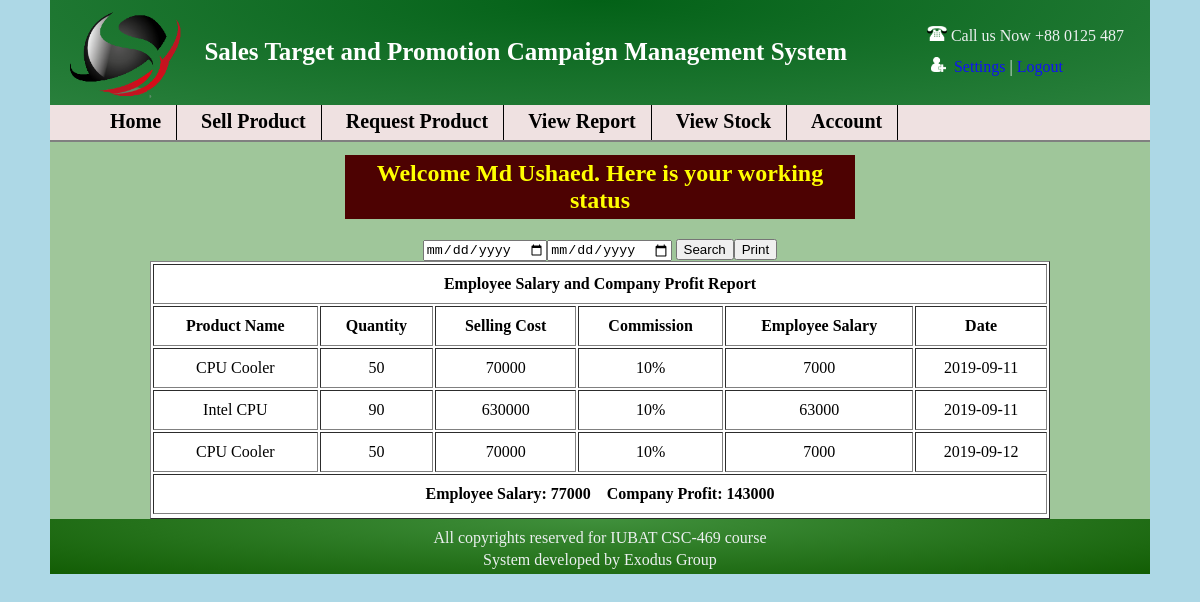
/employeeview.php (signed in), run on the app's committed database.
### tables this page shows
CREATE TABLE IF NOT EXISTS `profit_report` (
  `r_id` int(11) NOT NULL AUTO_INCREMENT,
  `product_name` varchar(50) NOT NULL,
  `quantity` varchar(50) NOT NULL,
  `buying_cost` varchar(50) NOT NULL,
  `selling_cost` varchar(50) NOT NULL,
  `employee_commission` varchar(50) NOT NULL,
  `employee_salary` varchar(50) NOT NULL,
  `profit` varchar(50) NOT NULL,
  `employee_name` varchar(50) NOT NULL,
  `sell_time` varchar(100) NOT NULL,
  PRIMARY KEY (`r_id`)
);

### employeeview.php (the view, shortened to what this page needs)
<?php
if(isset($_SESSION['username']))
{
	$name=$_SESSION['name'];
}
else{
	header("location:login.php");
}
?>
<!Doctype html>
<html>
<head lang="en">
	<link rel="stylesheet" type="text/css" href="first.css"/>
</head>
<body>
	<div id="body_part">
		<?php include "managerheader.php";?>
		<nav id="nav_bar">
			<ul>
				<li><a href="employeeindex.php">Home</a></li>
				<li><a href="sellproduct.php">Sell Product</a></li>
				<li><a href="employeeindex.php">Request Product</a></li>
				<li><a href="employeeview.php">View Report</a></li>
				<li><a href="employeeindex.php">View Stock</a></li>
				<li><a href="employeeindex.php">Account</a></li>
			</ul>
		</nav>
		<div id="manager_body">
		<center>
			<h2 id="manager_h2">Welcome <?php echo "$name";?>. Here is your working status<h2>
		</center>
		<center><form action="employeeview.php" method="post">
						<input type="date" name="date1"/><input type="date" name="date2"/>
						<input type="submit" name="search" value="Search"/><input type = "button" value = "Print" onclick = "window.print()" />
		</form></center>
		<center><?php
			include "connection.php";
	if(isset($_POST['search']))
	{
	$date1=$_POST['date1'];
	$date2=$_POST['date2'];
	$result=mysqli_query($con, "select * from profit_report where employee_name = '$name' and sell_time between '$date1' and '$date2'");
	$query = "SELECT * FROM profit_report where employee_name = '$name' and sell_time between '$date1' and '$date2'";
	$query_run = mysqli_query($con, $query);
	$e_salary= 0;
	$profit=0;
	while ($num = mysqli_fetch_assoc($query_run)) {
		$e_salary += $num['employee_salary'];
		$profit += $num['profit'];
	}
	echo "<table id='phptable' border=1 cellpadding='10' width='900px'>
			<tr>
				<th colspan='8'>Employee Salary and Company Profit Report</th>
			</tr>
			<tr>
				<th>Product Name</th>
				<th>Quantity</th>
				<th>Selling Cost</th>
				<th>Commission</th>
				<th>Employee Salary</th>
				<th>Date</th>
			</tr>";
	while($row=mysqli_fetch_array($result, MYSQLI_ASSOC))
	{
		echo "<tr>";
		echo "<td>".$row['product_name']."</td>";
		echo "<td>".$row['quantity']."</td>";
		echo "<td>".$row['selling_cost']."</td>";
		echo "<td>".$row['employee_commission']."%</td>";
		echo "<td>".$row['employee_salary']."</td>";
		echo "<td>".$row['sell_time']."</td>";
		echo "</tr>";
	}
	echo "<tr>
		<th colspan='8'>Employee Salary: ".$e_salary."&emsp;Company Profit: ".$profit."</th>
	<tr>";
	echo "</table>";
	}else{
	$result=mysqli_query($con, "select * from profit_report where employee_name='$name'");
	$query = "SELECT * FROM profit_report where employee_name='$name'";
	$query_run = mysqli_query($con, $query);
	$e_salary= 0;
	$profit=0;
	while ($num = mysqli_fetch_assoc($query_run)) {
		$e_salary += $num['employee_salary'];
		$profit += $num['profit'];
	}
	echo "<table id='phptable' border=1 cellpadding='10' width='900px'>
			<tr>
				<th colspan='8'>Employee Salary and Company Profit Report</th>
			</tr>
			<tr>
				<th>Product Name</th>
				<th>Quantity</th>
				<th>Selling Cost</th>
				<th>Commission</th>
				<th>Employee Salary</th>
				<th>Date</th>
			</tr>";
	while($row=mysqli_fetch_array($result, MYSQLI_ASSOC))
	{
		echo "<tr>";
		echo "<td>".$row['product_name']."</td>";
		echo "<td>".$row['quantity']."</td>";
		echo "<td>".$row['selling_cost']."</td>";
		echo "<td>".$row['employee_commission']."%</td>";
		echo "<td>".$row['employee_salary']."</td>";
		echo "<td>".$row['sell_time']."</td>";
		echo "</tr>";
	}
	echo "<tr>
		<th colspan='8'>Employee Salary: ".$e_salary."&emsp;Company Profit: ".$profit."</th>
	<tr>";
	echo "</table>";
	}
?>
	<div id="footer"><?php include "footer.php";?></div>
</body>
</html>

### first.css (style rules this page uses)
body { background: lightblue; margin: 0; padding: 0; }
#body_part { width:1100px; background: #9fc69a; margin:20px auto; margin-top: 0px; margin-bottom: 0px; }
#nav_bar { background: #efe1e1; width: 1100px; height: 35px; float: left; margin-top: -5px; border-bottom: 2px solid gray; }
#nav_bar ul { margin-top: 0px; }
#nav_bar li { list-style: none; background: #efe1e1; display: inline-block; padding: 5px 15px 7px 20px; font-size: 20px; font-weight: bold; border-right: 1px solid black; }
#nav_bar ul a { text-decoration: none; color: black; }

### employeeview.php (style rules this page uses)
#manager_h2 { margin-top: 50px; padding: 5px; background: #4d0202; width: 500px; color: yellow; }
#footer { bottom: 0; }
table { text-align: center; background: white; }

### data on the page
profit_report: product_name "CPU Cooler", quantity "50", selling_cost "70000", employee_commission "10", employee_salary "7000", sell_time "2019-09-11"
profit_report: product_name "Intel CPU", quantity "90", selling_cost "630000", employee_commission "10", employee_salary "63000", sell_time "2019-09-11"
profit_report: product_name "CPU Cooler", quantity "50", selling_cost "70000", employee_commission "10", employee_salary "7000", sell_time "2019-09-12"

### other printed values
$name "Md Ushaed"
$e_salary "77000"
$profit "143000"
